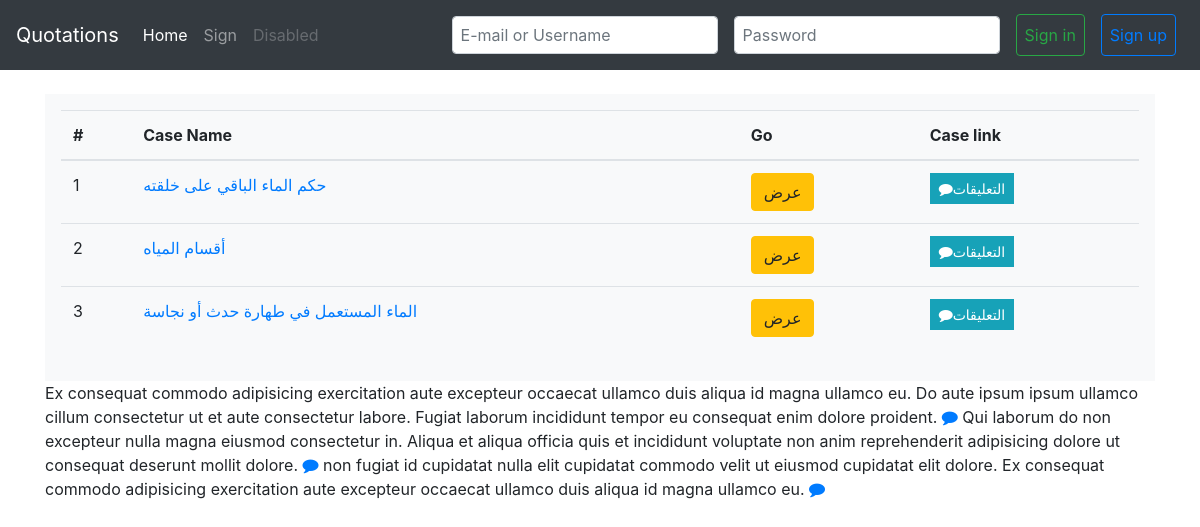
Page /content.php?id=6 on the earlier database version.
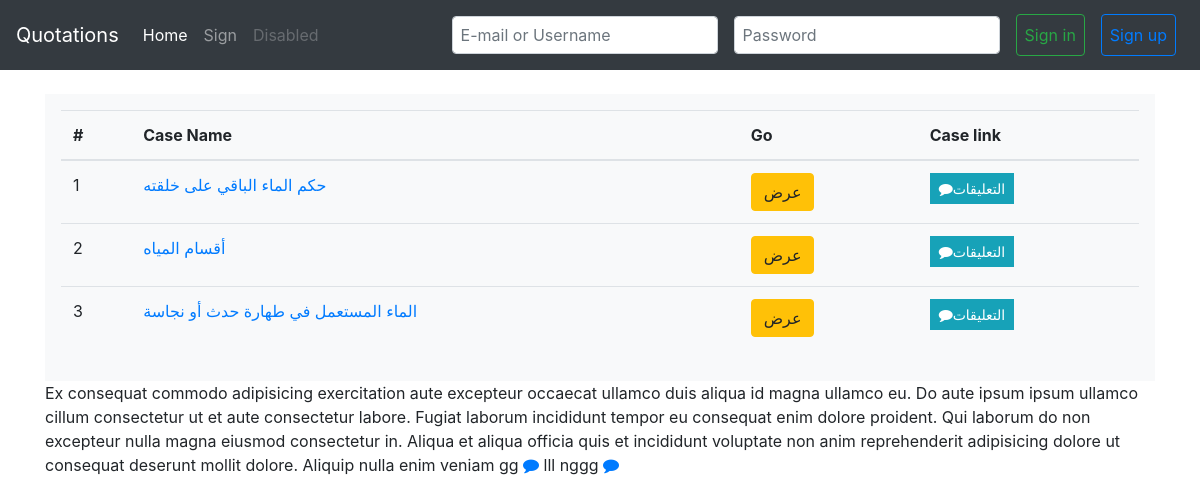
Same page on the later database version.
### tables this page shows
CREATE TABLE `cases` (
  `case_id` int(6) NOT NULL,
  `case_name` tinytext NOT NULL,
  `case_section` int(5) NOT NULL,
  `case_description` tinytext DEFAULT NULL,
  `case_date` datetime NOT NULL DEFAULT current_timestamp() ON UPDATE current_timestamp()
);

CREATE TABLE `content` (
  `content_id` int(10) NOT NULL,
  `content_section` int(5) NOT NULL,
  `content_sayer` int(5) NOT NULL,
  `content_by` int(10) NOT NULL,
  `content_content` text NOT NULL,
  `content_case` tinytext NOT NULL,
  `content_case_description` tinytext NOT NULL,
  `content_source` tinytext NOT NULL,
  `content_visible` bit(1) DEFAULT b'1',
  `content_date` datetime NOT NULL DEFAULT current_timestamp() ON UPDATE current_timestamp()
);

### classes/dbh_class.php (called while the page is built)
<?php
class Dbh
{
    private $host = 'localhost';
    private $user = 'root';
    private $pwd = '';
    private $dbname = 'websitedb';
    protected function connect()
    {
        $dsn = 'mysql:host=' . $this->host . ';dbname=' . $this->dbname;
        try {
            $pdo = new PDO($dsn, $this->user,$this->pwd);
       } catch (\PDOException $e) {
            throw new \PDOException($e->getMessage(), (int)$e->getCode());
       }
        $pdo->setAttribute(PDO::ATTR_DEFAULT_FETCH_MODE, PDO::FETCH_ASSOC);
        return $pdo;
    }
}

### classes/content_class.php (called while the page is built, shortened)
<?php
class Content extends Dbh {
    protected function get_content($content_section)
    {
        $sql = "SELECT * FROM content WHERE content_section=?;";
        $stmt = $this->connect()->prepare($sql);
        $stmt->execute([$content_section]);
        return $stmt->fetchAll();
    }
    protected function get_cases($case_section)
    {
        $sql = "SELECT * FROM cases WHERE case_section=?;";
        $stmt = $this->connect()->prepare($sql);
        $stmt->execute([$case_section]);
        return $stmt->fetchAll();
    }
}

### classes/contentview_class.php (the view, shortened to what this page needs)
<?php
class ContentView extends Content {
    public function show_content()
    {
        $content_result = $this->get_content($_GET['id']);
        $cases_result = $this->get_cases($_GET['id']);
            echo '
            <div class="overflow-auto p-3 bg-light" style="max-height: 300px;">
            <table class="table">
            <thead>
              <tr>
                <th>#</th>
                <th>Case Name</th>
                <th>Go</th>
                <th>Case link</th>
              </tr>
            </thead>
            <tbody>';
            foreach ($cases_result as $row){
                echo '
              <tr>
                <td>'.$row ["case_id"].'</td>
                <td><a href="#case-'.$row ["case_id"].'">'.$row ["case_name"].'</a></td>
                <td><button type="button" class="btn btn-warning" onclick="case_search(\'cupidatat nulla elit cupidatat\')">عرض</button></td>
                <td><a href="thread.php?id='.$row ["case_id"].'" class="btn btn-info btn-sm rounded-0" type="button" data-toggle="tooltip" data-placement="top" title="Comments"><i class="fa fa-comment"></i>التعليقات</a></td>
              </tr>';
            }
            echo '</tbody>
            </table>
            </div> <p>';
            foreach ($content_result as $row){
            echo ' '.$row ["content_content"].' <a href="thread.php?id='.$row ["content_id"].'"><span class="fa fa-comment"></span></a>';
            }
            echo '</p>';
    }
}

Differences in the rows shown:
removed content: content_content "Qui laborum do non excepteur nulla magna eiusmod consectetur in. Aliqua et aliqua officia quis et incididunt voluptate non anim reprehenderit adipisicing dolore ut consequat deserunt mollit dolore."
removed content: content_content "non fugiat id cupidatat nulla elit cupidatat commodo velit ut eiusmod cupidatat elit dolore. Ex consequat commodo adipisicing exercitation aute excepteur occaecat ullamco duis aliqua id magna ullamco eu."
changed content: content_content "…consequat enim dolore proident." → "…consequat enim dolore proident. Qui laborum do non excepteur nulla magna eiusmod consectetur in. Aliqua et aliqua officia quis et incididunt voluptate non anim reprehenderit adipisicing dolore ut consequat deserunt mollit dolore. Aliquip nulla enim veniam gg"
added content: content_content "lll nggg"
